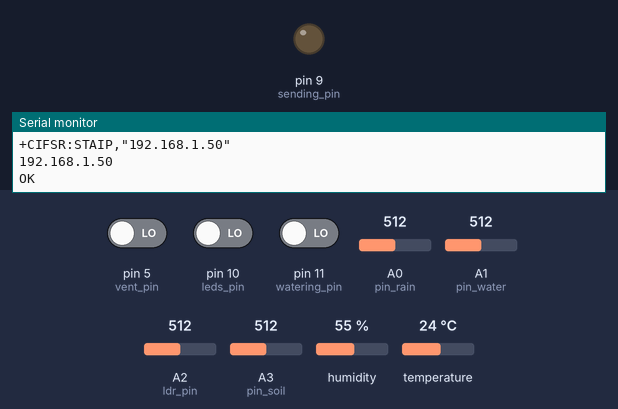
Bench run of a sketch on a simulated Arduino Uno, built with avr-gcc and run on an emulated ATmega328P. Parts: output pins drawn as LEDs (lit = HIGH), the last lines printed to the serial monitor. The inputs (shaded band) are chosen by the test bench; at power-on: pin 5 (vent_pin) LOW, pin 10 (leds_pin) LOW, pin 11 (watering_pin) LOW, A0 (pin_rain) = 512, A1 (pin_water) = 512, A2 (ldr_pin) = 512, A3 (pin_soil) = 512, humidity 55 %, temperature 24 °C. The modem accepts every AT command (registered, SIM ready, sends succeed) and sends nothing else.

Above: at 21.1 s.
At 42.8 s:
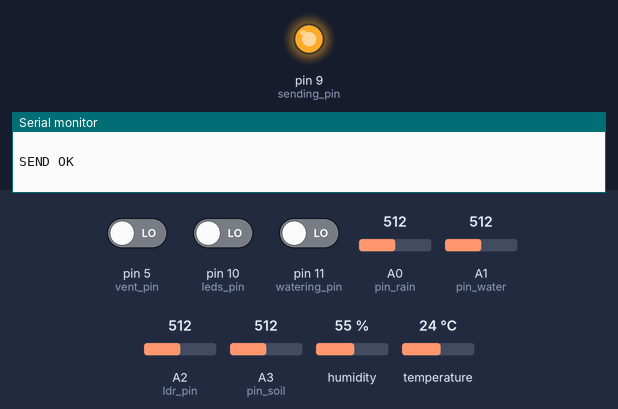
Timing chart, 0 to 52.6 s (numbered marks = the images above):
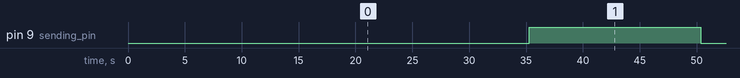

The sketch:

cliente.ino
```cpp
#include "SoftwareSerial.h"
#include <dht.h>

SoftwareSerial softSerial(2, 3); // RX, TX

// --------------------------------------------------
// PARAMETERS
// --------------------------------------------------

// Sending Data Pin
int sending_pin = 9;

// ESP-01 Module - Wifi Credentials & Connection parameters
char* SSDI = ""; // Network name
char* password = ""; // Password

unsigned char connection = 0;
unsigned char attempts = 0;

// DHT11 Sensor: Temperature and Humidity
dht DHT;
#define DHT11_PIN 6

// LDR Light Sensor
int ldr_pin = 2;
int value = 0;

// Rain Level Sensor
int pin_rain = 0;

// Water Level Sensor
int pin_water = 1;

// Soil Moisture Sensor
int pin_soil = 3;

// Watering Actuator
int watering_pin = 11;

// Ventilation Actuator
int vent_pin = 5;

// LED Lamps Actuator
int leds_pin = 10;


// ThingSpeak API Keys
String APIKey_sensor = ""; // Sensor data channel
String APIKey_act = "";    // Actuator data channel

// Sensor data vector:
float sensor_data[6] = {0.0, 0.0, 0.0, 0.0, 0.0, 0.0}; /*
                                                          pos 0: Temperature
                                                          pos 1: Humidity
                                                          pos 2: Brightness
                                                          pos 3: Rain level
                                                          pos 4: Water level
                                                          pos 5: Soil Moisture
                                                        */

// Actuator data vector:
int act_data[3] = {0, 0, 0}; /*
                                pos 0: Watering
                                pos 1: Ventilation
                                pos 2: LED State
                              */


// Time interval variables:
unsigned long previousMillis = 0;
const long interval = 35000;


// --------------------------------------------------
// FUNCTIONS
// --------------------------------------------------

// sendCommand: Send AT command to ESP-01 module and print response on serial monitor
String sendCommand(String command, const int timeout)
{

        String response = "";
        long int time = millis();

        softSerial.print(command); // Sends AT command

        while( (time+timeout) > millis())
        {
          while(softSerial.available())
          {
            char c = softSerial.read();  // Gets response
            response+=c;
          }
        }

        Serial.print(response); // Prints response

        return response; // Returns response
}


// readSerial: Read from serial buffer (e.g. for displaying AT commands responses).
void readSerial(int buffer_read=1000)
{
    int count = 0;

    while (count < buffer_read){

         if (softSerial.available())
         {
            Serial.print((char)softSerial.read());
         }
         if (Serial.available())
         {
            softSerial.print((char)Serial.read());
         }

        count++;
    }
}


// connectWifi(): Connects ESP-01 Module to a WiFi network an input SSID/password.
void connectWifi(char* SSDI, char* password)
{
         Serial.flush();
         while(connection == 0) {
               Serial.print("+");

               softSerial.write("AT+CWJAP=\"");
               softSerial.write(SSDI);
               softSerial.write("\",\"");
               softSerial.write(password);
               softSerial.write("\"\r\n");

               softSerial.setTimeout(5000);

           if(softSerial.find("WIFI CONNECTED\r\n")==1)
               {
                   Serial.println("WIFI CONNECTED");
                   delay(2000);
                   readSerial();  // Display response.
                   break;
               }
           attempts++;

           if(attempts > 3)
               {
                  attempts=0;
                  Serial.println("Reconnecting...");
                }
            }

        delay(2000);
        softSerial.write("AT+CIFSR\r\n"); // Display IP and MAC address once connected.
        readSerial();
}


// readSensorData: Read sensor data (temperature, humidity, etc)
void readSensorData(float sensor_data[])
{
    Serial.print("\n-----------------------------");
    Serial.print("SENSOR DATA");
    Serial.print("-----------------------------");

    // Read Temperature and Humidity values from DHT11 Sensor
    int chk = DHT.read11(DHT11_PIN);
    sensor_data[0] = DHT.temperature;
    sensor_data[1] = DHT.humidity;

    Serial.print("\nTemperature = ");
    Serial.println(sensor_data[0]);
    Serial.print("Humidity = ");
    Serial.println(sensor_data[1]);

    // Read Brightness values from LDR Light Sensor
    sensor_data[2] = analogRead(ldr_pin);
    Serial.print("Brightness = ");
    Serial.println(sensor_data[2], DEC);

    // Read Rain Level from water level sensor
    sensor_data[3] = analogRead(pin_rain);
    Serial.print("Rain level = ");
    Serial.println(sensor_data[3]);

    // Read Water Level from water level sensor
    sensor_data[4] = analogRead(pin_water);
    Serial.print("Water level = ");
    Serial.println(sensor_data[4]);

    // Read Soil Moisture from sensor
    sensor_data[5] = analogRead(pin_soil);
    Serial.print("Soil Moisture = ");
    Serial.println(sensor_data[5]);

}


// readActuatorState: Read actuator state (0-1)
void readActuatorState(int act_data[]) {

      // Watering
      if (digitalRead(watering_pin) == HIGH) {
          act_data[0] = 1;
      }
      else if (digitalRead(watering_pin) == LOW) {
          act_data[0] = 0;
      }

      // Ventilation
      if (digitalRead(vent_pin) == HIGH) {
          act_data[1] = 1;
      }
      else if (digitalRead(vent_pin) == LOW) {
          act_data[1] = 0;
      }

      // LED Lamps
      if (digitalRead(leds_pin) == HIGH) {
          act_data[2] = 1;
      }
      else if (digitalRead(leds_pin) == LOW) {
          act_data[2] = 0;
      }

      Serial.print("\n");

      Serial.print("-----------------------------");
      Serial.print("ACTUATOR DATA");
      Serial.print("-----------------------------\n");

      Serial.print("Watering State = ");
      Serial.println(act_data[0]);
      Serial.print("Ventilation State = ");
      Serial.println(act_data[1]);
      Serial.print("LED Lamps State = ");
      Serial.println(act_data[2]);


}


// sendData: Send sensor data to ThingSpeak server
boolean sendData(float sensor_data[], int act_data[]){

      digitalWrite(sending_pin, HIGH); // Turn ON Sending Data pin

      /**********************************************************************
       *                           SENSOR DATA
       **********************************************************************/
      Serial.print("\nSending SENSOR data block to ThingSpeak server...\n");

      // Start TCP connection with ThingSpeak server
      String cmd = "AT+CIPSTART=\"TCP\",\"";
      cmd += "184.106.153.149"; // api.thingspeak.com IP address
      cmd += "\",80";
      softSerial.println(cmd);
      Serial.println(cmd);
      if(softSerial.find("Error")){
           // Serial.println("AT+CIPSTART Error (Could not establish TCP connection).");
           return false;
      }

      // Prepare HTTP GET Request to ThingSpeak API using API Key, with sensor data on each field
      String getStr = "GET /update?api_key=";
      getStr += APIKey_sensor;
      getStr +="&field1=";
      getStr += String(sensor_data[0]); // Temperature
      getStr +="&field2=";
      getStr += String(sensor_data[1]); // Humidity
      getStr +="&field3=";
      getStr += String(sensor_data[2]); // Brightness
      getStr +="&field4=";
      getStr += String(sensor_data[3]); // Rain level
      getStr +="&field5=";
      getStr += String(sensor_data[4]); // Water level
      getStr +="&field6=";
      getStr += String(sensor_data[5]); // Soil Moisture State
      getStr +="&field7=";
      getStr += String(sensor_data[6]); // LED Lamps State
      getStr += "\r\n\r\n";

      Serial.flush();
      delay(1000);
      // Send HTTP GET Request
      cmd = "AT+CIPSEND=";
      cmd += String(getStr.length());
      softSerial.println(cmd);
      Serial.println(cmd);

      delay(100);

      // Print success/failure of request
      if(softSerial.find(">")){
          softSerial.print(getStr);
          Serial.print(getStr);
          delay(200);
          readSerial();
      }
      else{
          softSerial.write("AT+CIPCLOSE");
          Serial.println("AT+CIPCLOSE");
          // setup();
          return false;
      }

      delay(2000);


      /**********************************************************************
       *                            ACTUATOR DATA
       **********************************************************************/
      Serial.print("\nSending ACTUATOR data block to ThingSpeak server...\n");

      // Start TCP connection with ThingSpeak server
      cmd = "AT+CIPSTART=\"TCP\",\"";
      cmd += "184.106.153.149"; // api.thingspeak.com IP address
      cmd += "\",80";
      softSerial.println(cmd);
      Serial.println(cmd);
      if(softSerial.find("Error")){
           // Serial.println("AT+CIPSTART Error (Could not establish TCP connection).");
           return false;
      }

      // Prepare HTTP GET Request to ThingSpeak API using API Key, with sensor data on each field
      getStr = "GET /update?api_key=";
      getStr += APIKey_act;
      getStr +="&field1=";
      getStr += String(act_data[0]); // Watering
      getStr +="&field2=";
      getStr += String(act_data[1]); // Ventilation
      getStr +="&field3=";
      getStr += String(act_data[2]); // LED Lamps
      getStr += "\r\n\r\n";

      Serial.flush();
      delay(1000);
      // Send HTTP GET Request
      cmd = "AT+CIPSEND=";
      cmd += String(getStr.length());
      softSerial.println(cmd);
      Serial.println(cmd);

      delay(100);

      // Print success/failure of request
      if(softSerial.find(">")){
          softSerial.print(getStr);
          Serial.print(getStr);
          delay(200);
          readSerial();
      }
      else{
          softSerial.write("AT+CIPCLOSE");
          Serial.println("AT+CIPCLOSE");
          return false;
      }

      digitalWrite(sending_pin, LOW);

      return true;
}


// --------------------------------------------------
// SET UP
// --------------------------------------------------

void setup()
{
   Serial.begin(9600);
   softSerial.begin(9600);

   // Configure ESP-01 Module as client
   sendCommand("AT+RST\r\n",1000);
   sendCommand("AT+CWMODE=2\r\n",1000);
   sendCommand("AT+CWMODE=1\r\n",1000);

   connectWifi(SSDI, password);

    // Start reading sensor data
    pinMode(pin_water, INPUT); // Water level pin

    // Start reading sensor data
    pinMode(vent_pin, INPUT); // Ventilation pin

    // Start reading sensor data
    pinMode(leds_pin, INPUT); // LED Lamps pin

    // Sending Data pin
    pinMode(sending_pin, OUTPUT);
    digitalWrite(sending_pin, LOW);

 }


// --------------------------------------------------
// LOOP
// --------------------------------------------------
void loop()
{

  unsigned long currentMillis = millis();

  if (currentMillis - previousMillis >= interval) {

    // save the last time you blinked the LED
    previousMillis = currentMillis;

    readSensorData(sensor_data); // Get sensor data
    readActuatorState(act_data); // Get Actuator data
    sendData(sensor_data, act_data); // Send data over to ThingSpeak server

  }

}
```

Measured:
- by itself, pin 9 (sending_pin): alternates HIGH for 15.1 s and LOW for 19.9 s
